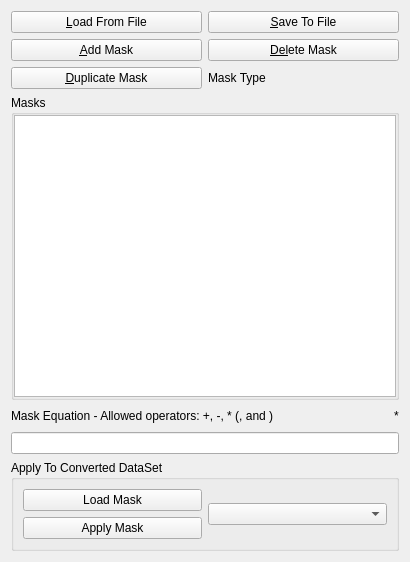
<?xml version="1.0" encoding="UTF-8"?>
<ui version="4.0">
 <class>Form</class>
 <widget class="QWidget" name="Form">
  <property name="geometry">
   <rect>
    <x>0</x>
    <y>0</y>
    <width>410</width>
    <height>562</height>
   </rect>
  </property>
  <property name="windowTitle">
   <string>Form</string>
  </property>
  <layout class="QVBoxLayout" name="verticalLayout">
   <item>
    <layout class="QGridLayout" name="gridLayout">
     <item row="1" column="1">
      <widget class="QPushButton" name="Mask_delete_button_nonBlock">
       <property name="toolTip">
        <string>Delete selected mask</string>
       </property>
       <property name="statusTip">
        <string>Delete selected mask</string>
       </property>
       <property name="text">
        <string>&amp;D&amp;e&amp;lete Mask</string>
       </property>
      </widget>
     </item>
     <item row="1" column="0">
      <widget class="QPushButton" name="Mask_add_button_nonBlock">
       <property name="toolTip">
        <string>Add new mask</string>
       </property>
       <property name="statusTip">
        <string>Add new mask</string>
       </property>
       <property name="text">
        <string>&amp;Add Mask</string>
       </property>
      </widget>
     </item>
     <item row="0" column="1">
      <widget class="QPushButton" name="Mask_save_file_button">
       <property name="toolTip">
        <string>Save mask generate from mask equation to file. Only masks utilised in the equation are saved!</string>
       </property>
       <property name="statusTip">
        <string>Save mask generate from mask equation to file. Only masks utilised in the equation are saved!</string>
       </property>
       <property name="text">
        <string>&amp;Save To File</string>
       </property>
      </widget>
     </item>
     <item row="0" column="0">
      <widget class="QPushButton" name="Mask_load_file_button">
       <property name="toolTip">
        <string>Load mask from file</string>
       </property>
       <property name="statusTip">
        <string>Load mask from file</string>
       </property>
       <property name="text">
        <string>&amp;Load From File</string>
       </property>
      </widget>
     </item>
     <item row="3" column="0">
      <widget class="QPushButton" name="Mask_duplicate_button_nonBlock">
       <property name="toolTip">
        <string>Duplicate selected mask</string>
       </property>
       <property name="statusTip">
        <string>Duplicate selected mask</string>
       </property>
       <property name="text">
        <string>&amp;Duplicate Mask</string>
       </property>
      </widget>
     </item>
     <item row="3" column="1">
      <widget class="QLabel" name="Mask_type_label">
       <property name="toolTip">
        <string>Type of selected mask</string>
       </property>
       <property name="statusTip">
        <string>Type of selected mask</string>
       </property>
       <property name="text">
        <string>Mask Type</string>
       </property>
      </widget>
     </item>
    </layout>
   </item>
   <item>
    <widget class="QGroupBox" name="groupBox">
     <property name="title">
      <string>Masks</string>
     </property>
     <layout class="QVBoxLayout" name="verticalLayout_4">
      <property name="spacing">
       <number>0</number>
      </property>
      <property name="leftMargin">
       <number>0</number>
      </property>
      <property name="topMargin">
       <number>0</number>
      </property>
      <property name="rightMargin">
       <number>0</number>
      </property>
      <property name="bottomMargin">
       <number>0</number>
      </property>
      <item>
       <widget class="QListView" name="Mask_listView">
        <property name="toolTip">
         <string>Type of selected mask</string>
        </property>
        <property name="statusTip">
         <string>Type of selected mask</string>
        </property>
       </widget>
      </item>
     </layout>
    </widget>
   </item>
   <item>
    <layout class="QVBoxLayout" name="verticalLayout_6">
     <item>
      <layout class="QHBoxLayout" name="horizontalLayout_2">
       <item>
        <widget class="QLabel" name="Mask_TitleLabel">
         <property name="text">
          <string>Mask Equation - Allowed operators: +, -, * (, and )</string>
         </property>
        </widget>
       </item>
       <item>
        <spacer name="horizontalSpacer">
         <property name="orientation">
          <enum>Qt::Horizontal</enum>
         </property>
         <property name="sizeHint" stdset="0">
          <size>
           <width>40</width>
           <height>20</height>
          </size>
         </property>
        </spacer>
       </item>
       <item>
        <widget class="QLabel" name="Mask_status_label">
         <property name="text">
          <string>*</string>
         </property>
        </widget>
       </item>
      </layout>
     </item>
     <item>
      <widget class="QLineEdit" name="Mask_equation_line_edit">
       <property name="toolTip">
        <string>Equation for combinated mask</string>
       </property>
       <property name="statusTip">
        <string>Equation for combinated mask</string>
       </property>
      </widget>
     </item>
    </layout>
   </item>
   <item>
    <widget class="QGroupBox" name="groupBox_2">
     <property name="title">
      <string>Apply To Converted DataSet</string>
     </property>
     <layout class="QHBoxLayout" name="horizontalLayout">
      <item>
       <layout class="QGridLayout" name="gridLayout_2">
        <item row="0" column="0">
         <widget class="QPushButton" name="Mask_load_current_button_nonBlock">
          <property name="toolTip">
           <string>Load Mask from DataSet</string>
          </property>
          <property name="statusTip">
           <string>Load Mask from DataSet</string>
          </property>
          <property name="text">
           <string>Load Mask</string>
          </property>
         </widget>
        </item>
        <item row="1" column="0">
         <widget class="QPushButton" name="Mask_apply_to_dataset_button">
          <property name="toolTip">
           <string>Apply mask equation to selected DataSet</string>
          </property>
          <property name="statusTip">
           <string>Apply mask equation to selected DataSet</string>
          </property>
          <property name="text">
           <string>Apply Mask</string>
          </property>
         </widget>
        </item>
       </layout>
      </item>
      <item>
       <widget class="QComboBox" name="Mask_data_set_combo_box">
        <property name="toolTip">
         <string>Select DataSet for masking</string>
        </property>
        <property name="statusTip">
         <string>Select DataSet for masking</string>
        </property>
       </widget>
      </item>
     </layout>
    </widget>
   </item>
  </layout>
 </widget>
 <resources/>
 <connections/>
</ui>
